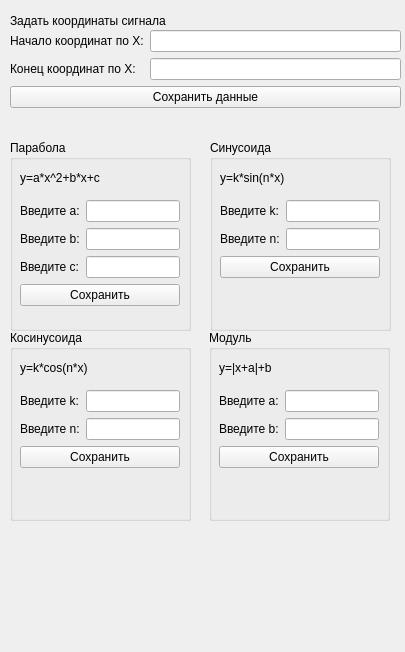
<?xml version="1.0" encoding="UTF-8"?>
<ui version="4.0">
 <class>Form</class>
 <widget class="QWidget" name="Form">
  <property name="geometry">
   <rect>
    <x>0</x>
    <y>0</y>
    <width>405</width>
    <height>652</height>
   </rect>
  </property>
  <property name="windowTitle">
   <string>Построение сигнала</string>
  </property>
  <widget class="QLabel" name="label">
   <property name="geometry">
    <rect>
     <x>10</x>
     <y>0</y>
     <width>161</width>
     <height>41</height>
    </rect>
   </property>
   <property name="text">
    <string>Задать координаты сигнала</string>
   </property>
  </widget>
  <widget class="QWidget" name="formLayoutWidget">
   <property name="geometry">
    <rect>
     <x>10</x>
     <y>30</y>
     <width>391</width>
     <height>108</height>
    </rect>
   </property>
   <layout class="QFormLayout" name="formLayout">
    <item row="0" column="1">
     <widget class="QLineEdit" name="lineEdit"/>
    </item>
    <item row="1" column="0">
     <widget class="QLabel" name="label_3">
      <property name="text">
       <string>Конец координат по X:</string>
      </property>
     </widget>
    </item>
    <item row="1" column="1">
     <widget class="QLineEdit" name="lineEdit_2"/>
    </item>
    <item row="2" column="0" colspan="2">
     <widget class="QPushButton" name="pushButton">
      <property name="text">
       <string>Сохранить данные</string>
      </property>
     </widget>
    </item>
    <item row="0" column="0">
     <widget class="QLabel" name="label_2">
      <property name="text">
       <string>Начало координат по X:</string>
      </property>
     </widget>
    </item>
   </layout>
  </widget>
  <widget class="QGroupBox" name="groupBox">
   <property name="geometry">
    <rect>
     <x>10</x>
     <y>140</y>
     <width>181</width>
     <height>191</height>
    </rect>
   </property>
   <property name="title">
    <string>Парабола</string>
   </property>
   <widget class="QWidget" name="formLayoutWidget_2">
    <property name="geometry">
     <rect>
      <x>10</x>
      <y>60</y>
      <width>160</width>
      <height>116</height>
     </rect>
    </property>
    <layout class="QFormLayout" name="formLayout_2">
     <item row="0" column="0">
      <widget class="QLabel" name="label_5">
       <property name="text">
        <string>Введите а:</string>
       </property>
      </widget>
     </item>
     <item row="0" column="1">
      <widget class="QLineEdit" name="lineEdit_3"/>
     </item>
     <item row="1" column="0">
      <widget class="QLabel" name="label_6">
       <property name="text">
        <string>Введите b:</string>
       </property>
      </widget>
     </item>
     <item row="1" column="1">
      <widget class="QLineEdit" name="lineEdit_4"/>
     </item>
     <item row="2" column="0">
      <widget class="QLabel" name="label_7">
       <property name="text">
        <string>Введите c:</string>
       </property>
      </widget>
     </item>
     <item row="2" column="1">
      <widget class="QLineEdit" name="lineEdit_5"/>
     </item>
     <item row="3" column="0" colspan="2">
      <widget class="QPushButton" name="pushButton_2">
       <property name="text">
        <string>Сохранить</string>
       </property>
      </widget>
     </item>
    </layout>
   </widget>
   <widget class="QLabel" name="label_4">
    <property name="geometry">
     <rect>
      <x>10</x>
      <y>30</y>
      <width>111</width>
      <height>16</height>
     </rect>
    </property>
    <property name="text">
     <string>y=a*x^2+b*x+c</string>
    </property>
   </widget>
  </widget>
  <widget class="QGroupBox" name="groupBox_2">
   <property name="geometry">
    <rect>
     <x>210</x>
     <y>140</y>
     <width>181</width>
     <height>191</height>
    </rect>
   </property>
   <property name="title">
    <string>Синусоида</string>
   </property>
   <widget class="QLabel" name="label_8">
    <property name="geometry">
     <rect>
      <x>10</x>
      <y>30</y>
      <width>81</width>
      <height>16</height>
     </rect>
    </property>
    <property name="text">
     <string>y=k*sin(n*x)</string>
    </property>
   </widget>
   <widget class="QWidget" name="formLayoutWidget_3">
    <property name="geometry">
     <rect>
      <x>10</x>
      <y>60</y>
      <width>160</width>
      <height>111</height>
     </rect>
    </property>
    <layout class="QFormLayout" name="formLayout_3">
     <item row="0" column="1">
      <widget class="QLineEdit" name="lineEdit_6"/>
     </item>
     <item row="1" column="0">
      <widget class="QLabel" name="label_10">
       <property name="text">
        <string>Введите n:</string>
       </property>
      </widget>
     </item>
     <item row="1" column="1">
      <widget class="QLineEdit" name="lineEdit_7"/>
     </item>
     <item row="2" column="0" colspan="2">
      <widget class="QPushButton" name="pushButton_3">
       <property name="text">
        <string>Сохранить</string>
       </property>
      </widget>
     </item>
     <item row="0" column="0">
      <widget class="QLabel" name="label_9">
       <property name="text">
        <string>Введите k:</string>
       </property>
      </widget>
     </item>
    </layout>
   </widget>
  </widget>
  <widget class="QGroupBox" name="groupBox_3">
   <property name="geometry">
    <rect>
     <x>10</x>
     <y>330</y>
     <width>181</width>
     <height>191</height>
    </rect>
   </property>
   <property name="title">
    <string>Косинусоида</string>
   </property>
   <widget class="QLabel" name="label_11">
    <property name="geometry">
     <rect>
      <x>10</x>
      <y>30</y>
      <width>81</width>
      <height>16</height>
     </rect>
    </property>
    <property name="text">
     <string>y=k*cos(n*x)</string>
    </property>
   </widget>
   <widget class="QWidget" name="formLayoutWidget_4">
    <property name="geometry">
     <rect>
      <x>10</x>
      <y>60</y>
      <width>160</width>
      <height>101</height>
     </rect>
    </property>
    <layout class="QFormLayout" name="formLayout_4">
     <item row="0" column="0">
      <widget class="QLabel" name="label_12">
       <property name="text">
        <string>Введите k:</string>
       </property>
      </widget>
     </item>
     <item row="1" column="0">
      <widget class="QLabel" name="label_13">
       <property name="text">
        <string>Введите n:</string>
       </property>
      </widget>
     </item>
     <item row="0" column="1">
      <widget class="QLineEdit" name="lineEdit_8"/>
     </item>
     <item row="1" column="1">
      <widget class="QLineEdit" name="lineEdit_9"/>
     </item>
     <item row="2" column="0" colspan="2">
      <widget class="QPushButton" name="pushButton_4">
       <property name="text">
        <string>Сохранить</string>
       </property>
      </widget>
     </item>
    </layout>
   </widget>
  </widget>
  <widget class="QGroupBox" name="groupBox_4">
   <property name="geometry">
    <rect>
     <x>209</x>
     <y>330</y>
     <width>181</width>
     <height>191</height>
    </rect>
   </property>
   <property name="title">
    <string>Модуль</string>
   </property>
   <widget class="QLabel" name="label_14">
    <property name="geometry">
     <rect>
      <x>10</x>
      <y>30</y>
      <width>81</width>
      <height>16</height>
     </rect>
    </property>
    <property name="text">
     <string>y=|x+a|+b</string>
    </property>
   </widget>
   <widget class="QWidget" name="formLayoutWidget_5">
    <property name="geometry">
     <rect>
      <x>10</x>
      <y>60</y>
      <width>160</width>
      <height>101</height>
     </rect>
    </property>
    <layout class="QFormLayout" name="formLayout_5">
     <item row="0" column="0">
      <widget class="QLabel" name="label_15">
       <property name="text">
        <string>Введите а:</string>
       </property>
      </widget>
     </item>
     <item row="1" column="0">
      <widget class="QLabel" name="label_16">
       <property name="text">
        <string>Введите b:</string>
       </property>
      </widget>
     </item>
     <item row="0" column="1">
      <widget class="QLineEdit" name="lineEdit_10"/>
     </item>
     <item row="1" column="1">
      <widget class="QLineEdit" name="lineEdit_11"/>
     </item>
     <item row="2" column="0" colspan="2">
      <widget class="QPushButton" name="pushButton_5">
       <property name="text">
        <string>Сохранить</string>
       </property>
      </widget>
     </item>
    </layout>
   </widget>
  </widget>
 </widget>
 <resources/>
 <connections/>
</ui>
